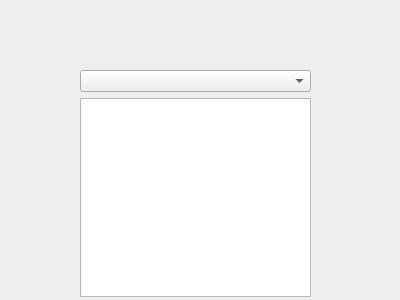
<?xml version="1.0" encoding="UTF-8"?>
<ui version="4.0">
 <class>Form</class>
 <widget class="QWidget" name="Form">
  <property name="geometry">
   <rect>
    <x>0</x>
    <y>0</y>
    <width>400</width>
    <height>300</height>
   </rect>
  </property>
  <property name="windowTitle">
   <string>Easy Finance</string>
  </property>
  <widget class="QWidget" name="gridLayoutWidget">
   <property name="geometry">
    <rect>
     <x>80</x>
     <y>70</y>
     <width>231</width>
     <height>227</height>
    </rect>
   </property>
   <layout class="QGridLayout" name="gridLayout">
    <item row="1" column="1">
     <widget class="QColumnView" name="columnView"/>
    </item>
    <item row="0" column="1">
     <widget class="QComboBox" name="comboBox"/>
    </item>
   </layout>
  </widget>
 </widget>
 <resources/>
 <connections/>
</ui>
